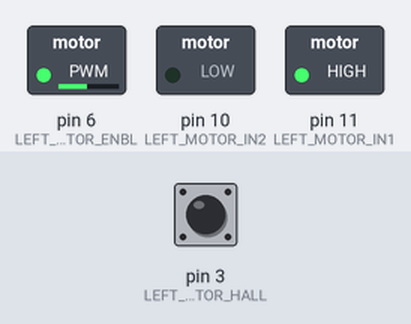
The sketch below on a simulated Arduino Uno, built with avr-gcc and run on an emulated ATmega328P. On the bench: switched loads named in the sketch (green lamp = pin HIGH). The test bench sets the inputs (shaded band); at power-on: pin 3 (LEFT_MOTOR_HALL) HIGH. What the sketch prints to the serial monitor is not drawn.

Above: at 0.1 s.
Timing chart, 0 to 1.6 s (numbered marks = the images above):
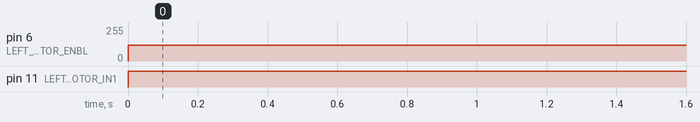

The sketch:

motor_drive.ino
```cpp
const byte LEFT_MOTOR_IN1 = 11;
const byte LEFT_MOTOR_IN2 = 10;
const byte LEFT_MOTOR_ENBL = 6;
const byte LEFT_MOTOR_HALL = 3;
unsigned int left_hall_count;
float left_wheel_speed = 0;
float t_prev = 0;


void setup() {
  pinMode(LEFT_MOTOR_IN1, OUTPUT);
  pinMode(LEFT_MOTOR_IN2, OUTPUT);
  pinMode(LEFT_MOTOR_ENBL, OUTPUT);
  pinMode(LEFT_MOTOR_HALL, INPUT_PULLUP);
  attachInterrupt(digitalPinToInterrupt(LEFT_MOTOR_HALL), hallCounter, RISING);
  Serial.begin(9600);
}

void loop() {
  //Serial.println(left_hall_count);
  calcLeftSpeed();
  digitalWrite(LEFT_MOTOR_IN1, HIGH);
  digitalWrite(LEFT_MOTOR_IN2, LOW);
  analogWrite(LEFT_MOTOR_ENBL, 120);
  Serial.println(left_wheel_speed);

  delay(100);
}

void hallCounter(){
  left_hall_count++;
}

void calcLeftSpeed(){
  left_wheel_speed = float(left_hall_count)*1000.0/(384.0*(float(millis()) - t_prev));
  left_hall_count = 0;
  t_prev = float(millis());
}
```

Measured:
- by itself, pin 6 (LEFT_MOTOR_ENBL): 0/255 → 120/255 at 0.00 s
- by itself, pin 11 (LEFT_MOTOR_IN1): LOW → HIGH at 0.00 s
